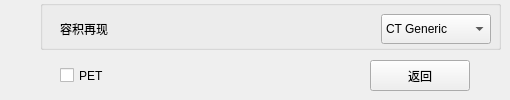
       <widget class="QWidget" name="tabVolume">
        <attribute name="title">
         <string>容积</string>
        </attribute>
        <widget class="QPushButton" name="btnBackVolumn">
         <property name="geometry">
          <rect>
           <x>370</x>
           <y>60</y>
           <width>100</width>
           <height>31</height>
          </rect>
         </property>
         <property name="text">
          <string>返回</string>
         </property>
        </widget>
        <widget class="QGroupBox" name="groupBox">
         <property name="geometry">
          <rect>
           <x>40</x>
           <y>0</y>
           <width>461</width>
           <height>50</height>
          </rect>
         </property>
         <property name="title">
          <string/>
         </property>
         <widget class="QLabel" name="label_9">
          <property name="geometry">
           <rect>
            <x>20</x>
            <y>14</y>
            <width>101</width>
            <height>30</height>
           </rect>
          </property>
          <property name="minimumSize">
           <size>
            <width>0</width>
            <height>30</height>
           </size>
          </property>
          <property name="text">
           <string>容积再现</string>
          </property>
         </widget>
         <widget class="QComboBox" name="comboBox">
          <property name="geometry">
           <rect>
            <x>341</x>
            <y>14</y>
            <width>110</width>
            <height>30</height>
           </rect>
          </property>
          <property name="minimumSize">
           <size>
            <width>0</width>
            <height>30</height>
           </size>
          </property>
          <item>
           <property name="text">
            <string>CT Generic</string>
           </property>
          </item>
          <item>
           <property name="text">
            <string>CT Black&amp;White</string>
           </property>
          </item>
         </widget>
        </widget>
        <widget class="QCheckBox" name="checkBox_3">
         <property name="geometry">
          <rect>
           <x>60</x>
           <y>60</y>
           <width>71</width>
           <height>31</height>
          </rect>
         </property>
         <property name="text">
          <string>PET</string>
         </property>
        </widget>
       </widget>
